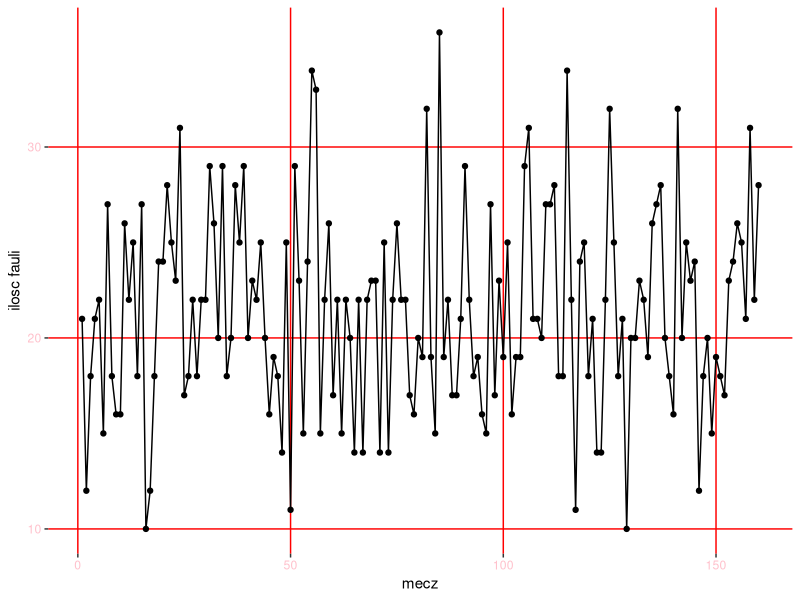

Recreate this plot in R.
library("data.table")

dt <- fread("Joined_Data_mod.csv", drop = 1)
# FTHG and HG = Full Time Home Team Goals
# FTAG and AG = Full-Time Away Team Goals
# FTR and Res = Full-Time Result (H=Home Win, D=Draw, A=Away Win)
# HTHG = Half Time Home Team Goals
# HTAG = Half Time Away Team Goals
# HTR = Half Time Result (H=Home Win, D=Draw, A=Away Win)
# Referee = Match Referee
# HS = Home Team Shots
# AS = Away Team Shots
# HST = Home Team Shots on Target
# AST = Away Team Shots on Target
# HF = Home Team Fouls Committed
# AF = Away Team Fouls Committed
# HC = Home Team Corners
# AC = Away Team Corners
# HY = Home Team Yellow Cards
# AY = Away Team Yellow Cards
# HR = Home Team Red Cards
# AR = Away Team Red Cards
library("ggplot2")


statystyki_sedziego <- function(data, sedzia, grid, tlo, tekst)
{
  data <- data[data$Referee == sedzia]
  length(data$Referee)
  
  wykres <- ggplot(data, aes(1:length(data$Referee), HF+AF)) +
    geom_line() +
    labs(y="ilosc fauli", x = "mecz")+
    geom_point()
  
  
  wykres +
    theme(
      panel.grid.major = element_line(colour = grid),
      panel.background = element_rect(fill = tlo),
      axis.text = element_text(colour = tekst)
    )
  
}

statystyki_sedziego(dt, "C Foy", "red", "white", "pink")